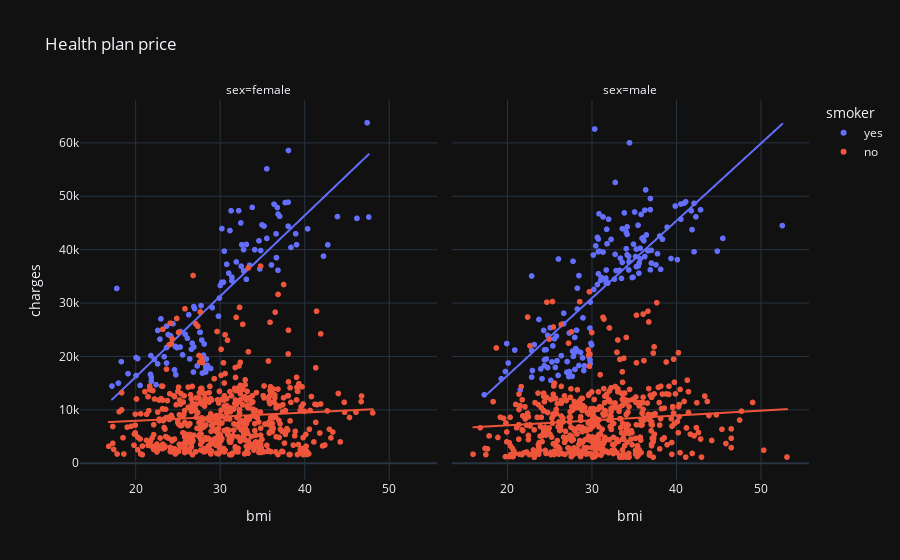

The code cell stored with this chart in its notebook:
### Code cell
fig = px.scatter(dataframe, x="bmi", y="charges", color="smoker", facet_col="sex", title="Health plan price",
                 trendline='ols')
fig.show()

### Figure 1 — Plotly figure (JSON) as saved in the notebook; plotly's stock layout.template omitted (floating-point values rounded to 4 significant figures; data arrays with more than 128 entries replaced by an {"elided": "..."} marker saying what was removed)
{"data": [{"hovertemplate": "smoker=yes<br>sex=female<br>bmi=%{x}<br>charges=%{y}<extra></extra>", "legendgroup": "yes", "marker": {"color": "#636efa", "symbol": "circle"}, "mode": "markers", "name": "yes", "showlegend": true, "x": [27.9, 26.29, 31.92, 22.88, 22.42, 24.75, 34.8, 31.16, 31.3, 29.92, 27.94, 28.3, 17.77, 23.37, 26.6, 36.85, 37.7, 36.08, 22.22, 36.67, 27.74, 32.2, 26.84, 28.12, 36.77, 22.61, 31.4, 33.8, 36.38, 21.7, 28.31, 24.89, 17.95, 20.23, 17.2, 22.6, 26.98, 33.5, 28.38, 38.06, 47.41, 46.2, 34.1, 38.09, 30.21, 21.85, 28.31, 23.66, 36.63, 33.11, 38.95, 25.3, 22.99, 32.77, 43.89, 38.06, 39.05, 21.75, 38.39, 26.4, 27.83, 28.88, 27.6, 42.24, 26.12, 35.53, 32.78, 29.81, 32.45, 30.78, 35.53, 23.84, 33.11, 47.6, 37.05, 26.89, 20.05, 24.6, 26.89, 20.52, 20.05, 31.02, 23.66, 35.2, 30.5, 28.02, 24.7, 18.3, 30.4, 34.96, 19.09, 25.85, 31.4, 36.86, 42.75, 32.49, 32.56, 26.7, 24.13, 28.49, 25.27, 30.02, 27.28, 25.55, 34.6, 24.42, 21.8, 27.64, 21.66, 21.85, 30.2, 34.7, 23.66, 40.37, 29.07], "xaxis": "x", "y": [16880.0, 27810.0, 37700.0, 23240.0, 14710.0, 16580.0, 39840.0, 43580.0, 47290.0, 30940.0, 19110.0, 17080.0, 32730.0, 19960.0, 21350.0, 36150.0, 48820.0, 37130.0, 19440.0, 38510.0, 29520.0, 47310.0, 17090.0, 22330.0, 47900.0, 24870.0, 34840.0, 47930.0, 48520.0, 13840.0, 18030.0, 21660.0, 15010.0, 19590.0, 14460.0, 18610.0, 28950.0, 37080.0, 19520.0, 48890.0, 63770.0, 45860.0, 39980.0, 58570.0, 43940.0, 15360.0, 17470.0, 25680.0, 42970.0, 34440.0, 42980.0, 24670.0, 27040.0, 40000.0, 46200.0, 44400.0, 40930.0, 16660.0, 40420.0, 19540.0, 23070.0, 17750.0, 24520.0, 38790.0, 23400.0, 55140.0, 36020.0, 27530.0, 45010.0, 37270.0, 42110.0, 24110.0, 40970.0, 46110.0, 46260.0, 29330.0, 19800.0, 17500.0, 21770.0, 14570.0, 16420.0, 35600.0, 21680.0, 44420.0, 39730.0, 20230.0, 21880.0, 19020.0, 33910.0, 44640.0, 16780.0, 24180.0, 34170.0, 46660.0, 40900.0, 36900.0, 40940.0, 22480.0, 23890.0, 18330.0, 21770.0, 33310.0, 18220.0, 20300.0, 41660.0, 26130.0, 20170.0, 24540.0, 14280.0, 16120.0, 33900.0, 36400.0, 18770.0, 43900.0, 29140.0], "yaxis": "y", "type": "scattergl"}, {"hovertemplate": "<b>OLS trendline</b><br>charges = 1511.55 * bmi + -14075.5<br>R<sup>2</sup>=0.715563<br><br>smoker=yes<br>sex=female<br>bmi=%{x}<br>charges=%{y} <b>(trend)</b><extra></extra>", "legendgroup": "yes", "marker": {"color": "#636efa", "symbol": "circle"}, "mode": "lines", "name": "yes", "showlegend": false, "x": [17.2, 17.77, 17.95, 18.3, 19.09, 20.05, 20.05, 20.23, 20.52, 21.66, 21.7, 21.75, 21.8, 21.85, 21.85, 22.22, 22.42, 22.6, 22.61, 22.88, 22.99, 23.37, 23.66, 23.66, 23.66, 23.84, 24.13, 24.42, 24.6, 24.7, 24.75, 24.89, 25.27, 25.3, 25.55, 25.85, 26.12, 26.29, 26.4, 26.6, 26.7, 26.84, 26.89, 26.89, 26.98, 27.28, 27.6, 27.64, 27.74, 27.83, 27.9, 27.94, 28.02, 28.12, 28.3, 28.31, 28.31, 28.38, 28.49, 28.88, 29.07, 29.81, 29.92, 30.02, 30.2, 30.21, 30.4, 30.5, 30.78, 31.02, 31.16, 31.3, 31.4, 31.4, 31.92, 32.2, 32.45, 32.49, 32.56, 32.77, 32.78, 33.11, 33.11, 33.5, 33.8, 34.1, 34.6, 34.7, 34.8, 34.96, 35.2, 35.53, 35.53, 36.08, 36.38, 36.63, 36.67, 36.77, 36.85, 36.86, 37.05, 37.7, 38.06, 38.06, 38.09, 38.39, 38.95, 39.05, 40.37, 42.24, 42.75, 43.89, 46.2, 47.41, 47.6], "xaxis": "x", "y": [11920.0, 12780.0, 13060.0, 13590.0, 14790.0, 16220.0, 16220.0, 16510.0, 16940.0, 18660.0, 18730.0, 18810.0, 18880.0, 18950.0, 18950.0, 19510.0, 19810.0, 20090.0, 20100.0, 20510.0, 20680.0, 21250.0, 21680.0, 21680.0, 21680.0, 21970.0, 22400.0, 22840.0, 23110.0, 23260.0, 23340.0, 23550.0, 24120.0, 24170.0, 24550.0, 25000.0, 25410.0, 25660.0, 25830.0, 26130.0, 26280.0, 26490.0, 26560.0, 26560.0, 26710.0, 27160.0, 27640.0, 27710.0, 27860.0, 27990.0, 28100.0, 28160.0, 28290.0, 28430.0, 28700.0, 28720.0, 28720.0, 28820.0, 28990.0, 29580.0, 29870.0, 30980.0, 31150.0, 31300.0, 31570.0, 31590.0, 31880.0, 32020.0, 32450.0, 32810.0, 33020.0, 33240.0, 33390.0, 33390.0, 34170.0, 34600.0, 34970.0, 35030.0, 35140.0, 35470.0, 35470.0, 35970.0, 35970.0, 36560.0, 37020.0, 37480.0, 38220.0, 38380.0, 38530.0, 38770.0, 39130.0, 39630.0, 39630.0, 40460.0, 40920.0, 41290.0, 41350.0, 41500.0, 41630.0, 41640.0, 41930.0, 42910.0, 43450.0, 43450.0, 43510.0, 43950.0, 44800.0, 44950.0, 46950.0, 49770.0, 50540.0, 52270.0, 55760.0, 57590.0, 57870.0], "yaxis": "y", "type": "scattergl"}, {"hovertemplate": "smoker=yes<br>sex=male<br>bmi=%{x}<br>charges=%{y}<extra></extra>", "legendgroup": "yes", "marker": {"color": "#636efa", "symbol": "circle"}, "mode": "markers", "name": "yes", "showlegend": false, "x": {"elided": "159 float values"}, "xaxis": "x2", "y": {"elided": "159 float values"}, "yaxis": "y2", "type": "scattergl"}, {"hovertemplate": "<b>OLS trendline</b><br>charges = 1448.05 * bmi + -12577.6<br>R<sup>2</sup>=0.591908<br><br>smoker=yes<br>sex=male<br>bmi=%{x}<br>charges=%{y} <b>(trend)</b><extra></extra>", "legendgroup": "yes", "marker": {"color": "#636efa", "symbol": "circle"}, "mode": "lines", "name": "yes", "showlegend": false, "x": {"elided": "159 float values"}, "xaxis": "x2", "y": {"elided": "159 float values"}, "yaxis": "y2", "type": "scattergl"}, {"hovertemplate": "smoker=no<br>sex=female<br>bmi=%{x}<br>charges=%{y}<extra></extra>", "legendgroup": "no", "marker": {"color": "#EF553B", "symbol": "circle"}, "mode": "markers", "name": "no", "showlegend": true, "x": {"elided": "547 float values"}, "xaxis": "x", "y": {"elided": "547 float values"}, "yaxis": "y", "type": "scattergl"}, {"hovertemplate": "<b>OLS trendline</b><br>charges = 77.1156 * bmi + 6407.22<br>R<sup>2</sup>=0.005639<br><br>smoker=no<br>sex=female<br>bmi=%{x}<br>charges=%{y} <b>(trend)</b><extra></extra>", "legendgroup": "no", "marker": {"color": "#EF553B", "symbol": "circle"}, "mode": "lines", "name": "no", "showlegend": false, "x": {"elided": "547 float values"}, "xaxis": "x", "y": {"elided": "547 float values"}, "yaxis": "y", "type": "scattergl"}, {"hovertemplate": "smoker=no<br>sex=male<br>bmi=%{x}<br>charges=%{y}<extra></extra>", "legendgroup": "no", "marker": {"color": "#EF553B", "symbol": "circle"}, "mode": "markers", "name": "no", "showlegend": false, "x": {"elided": "517 float values"}, "xaxis": "x2", "y": {"elided": "517 float values"}, "yaxis": "y2", "type": "scattergl"}, {"hovertemplate": "<b>OLS trendline</b><br>charges = 91.4978 * bmi + 5271.77<br>R<sup>2</sup>=0.009198<br><br>smoker=no<br>sex=male<br>bmi=%{x}<br>charges=%{y} <b>(trend)</b><extra></extra>", "legendgroup": "no", "marker": {"color": "#EF553B", "symbol": "circle"}, "mode": "lines", "name": "no", "showlegend": false, "x": {"elided": "517 float values"}, "xaxis": "x2", "y": {"elided": "517 float values"}, "yaxis": "y2", "type": "scattergl"}], "layout": {"xaxis": {"anchor": "y", "domain": [0.0, 0.49], "title": {"text": "bmi"}}, "yaxis": {"anchor": "x", "domain": [0.0, 1.0], "title": {"text": "charges"}}, "xaxis2": {"anchor": "y2", "domain": [0.51, 1.0], "matches": "x", "title": {"text": "bmi"}}, "yaxis2": {"anchor": "x2", "domain": [0.0, 1.0], "matches": "y", "showticklabels": false}, "annotations": [{"font": {}, "showarrow": false, "text": "sex=female", "x": 0.245, "xanchor": "center", "xref": "paper", "y": 1.0, "yanchor": "bottom", "yref": "paper"}, {"font": {}, "showarrow": false, "text": "sex=male", "x": 0.755, "xanchor": "center", "xref": "paper", "y": 1.0, "yanchor": "bottom", "yref": "paper"}], "legend": {"title": {"text": "smoker"}, "tracegroupgap": 0}, "title": {"text": "Health plan price"}}}
